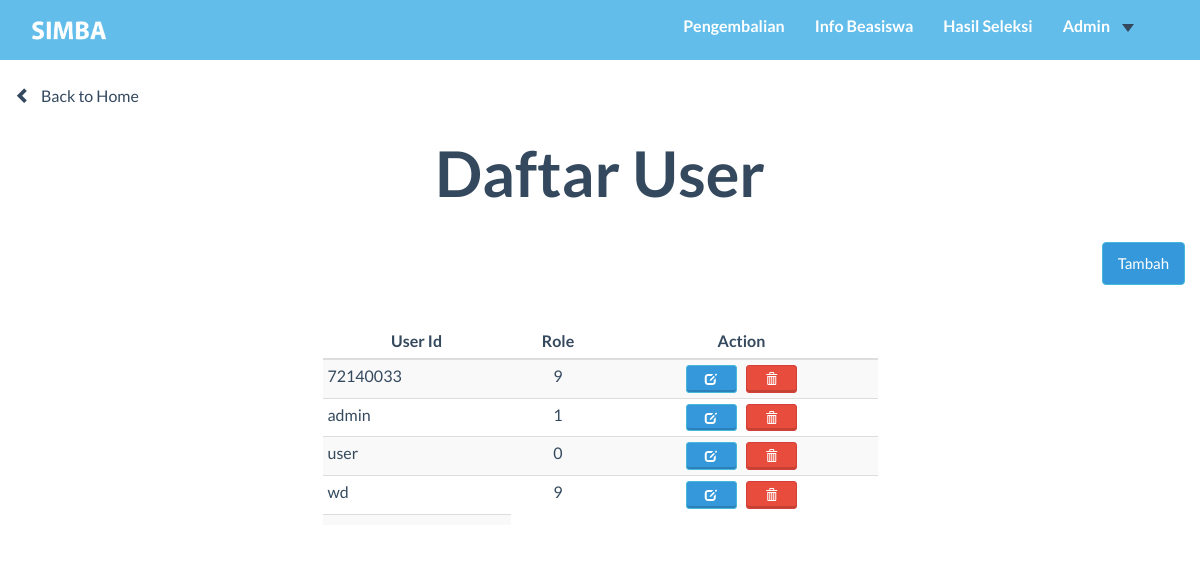
Page /user_admin/daftar_user.php on the earlier database version.
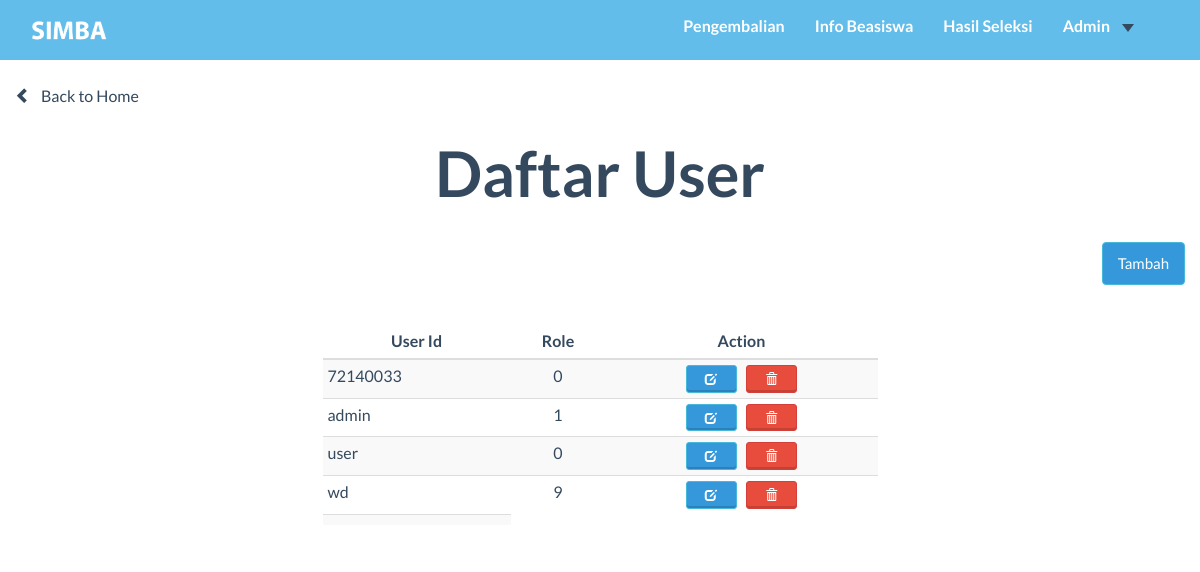
Same page on the later database version.
### tables this page shows
CREATE TABLE `system_usr` (
  `user_id` char(8) NOT NULL,
  `password` text NOT NULL,
  `role` int(11) NOT NULL
);

### user_admin/daftar_user.php (the view, shortened to what this page needs)
<?php
Include("../function/koneksi.php");
?>
<!DOCTYPE HTML>
<html>
<head>
  <link href="../css/bootstrap.min.css" rel="stylesheet">
  <link rel="stylesheet" href="https://maxcdn.bootstrapcdn.com/bootstrap/3.3.7/css/bootstrap.min.css">
  <link href="../font-awesome/css/font-awesome.min.css" rel="stylesheet">
  <link href="../css/general.css" rel="stylesheet">
  <link href="../css/custom.css" rel="stylesheet">
  <link href="../css/owl.carousel.css" rel="stylesheet">
  <link href="../css/owl.theme.css" rel="stylesheet">
  <link href="../css/style.css" rel="stylesheet">
  <link href="../css/animate.css" rel="stylesheet">
  <link rel="stylesheet" href="../css/magnific-popup.css">
</head>
<body>
  <nav class="navbar-default" role="navigation" style="position: fixed; top: 0px;">
    <div class="container">
      <a class="" href="index.php">
        <img src="../img/logo2.png" height="45px" style="margin-top:8px; margin-left:0" id="logo"/>
      </a>
      <div class="collapse navbar-collapse navbar-right navbar-ex1-collapse stuckMenu">
        <ul class="nav navbar-nav">
          <li class="menuItem"><a href="Cicilan.php">Pengembalian </a></li>
          <li class="menuItem"><a href="../index.php#infoBeasiswa">Info Beasiswa </a></li>
          <li class="menuItem"><a href="../index.php#hasilSeleksi">Hasil Seleksi </a></li>
          <li class="menuItem dropdown">
            <a class="dropdown-toggle" data-toggle="dropdown" href="#">Admin<span class="caret"></span></a>
          </li>
        </ul>
      </div>
    </div>
  </nav>
  <div class="container">
    <div class="row">
      <br/>  <br/><br/>
      <a href="index.php"> <span class="glyphicon glyphicon-chevron-left"></span>Back to Home</a>
      <h2 class="text-center">Daftar User</h2>
      <br/>
      <a href="form_create_user.php" class="btn btn-info pull-right">Tambah </a>
      <div class="col-md-3"></div>
      <div class="col-md-6">
      <table class="table-striped table table-condensed">
        <thead class="text-center">
          <th class="text-center"style="width:900">User Id</th>
          <th class="text-center"style="width:200">Role</th>
          <th class="text-center"style="width:100">Action</th>
        </thead>
        <tbody>
          <?php
          $q1 = "SELECT * from system_usr";
          $squery = mysqli_query($koneksi,$q1);
          while($row = mysqli_fetch_array($squery))
          {
          $isWR3 = "";
          $isWD3 = "";
          $isAdmin = "";
          $isMhs = "";
          if($row['role']=="9"){
              $isWR3="selected";
          }elseif($row['role']=="2"){
              $isWD3="selected";
          }
          elseif($row['role']=="1"){
              $isAdmin="selected";
          }
          elseif($row['role']=="0"){
              $isMhs="selected";
          }
            echo'
            <tr>
            <td>'.$row['user_id'].'</td>
            <td class="text-center">'.$row['role'].'</td>
            <td class="text-center"style="width:100">
            <button type="button" class="btn btn-embossed btn-info btn-xs" style="padding-right:-20"data-toggle="modal" data-target="#myModal'.$row['user_id'].'"> &nbsp &nbsp <span class="	glyphicon glyphicon-edit"></span></button>
            <a href="delete_user.php?user_id='.$row['user_id'].'" class="btn btn-danger btn-embossed btn-xs" style="text-decoration: none">&nbsp &nbsp <span class="glyphicon glyphicon-trash"></span></a>
            <div class="modal fade" id="myModal'.$row['user_id'].'" role="dialog" action="edit_user.php">
                      <input type="text" class="form-control" id="user_id" name="user_id" value="'.$row['user_id'].'">
                        <input type="password" class="form-control" id="password" name="password" value="'.$row['password'].'">
                          <option value="9"'.$isWR3.'>Wakil Rektor 3</option>
                          <option value="2"'.$isWD3.'>Wakil Dekan 3</option>
                          <option value="1"'.$isAdmin.'>Admin</option>
                          <option value="0"'.$isMhs.'>Mahasiswa</option>
            </div>
            </tr>
            ';
          }
          ?>
          <td>
          </div>
    </div>
</div>
</body>
</html>

Differences in the rows shown:
changed system_usr id 72140033: role "9" → "0"
